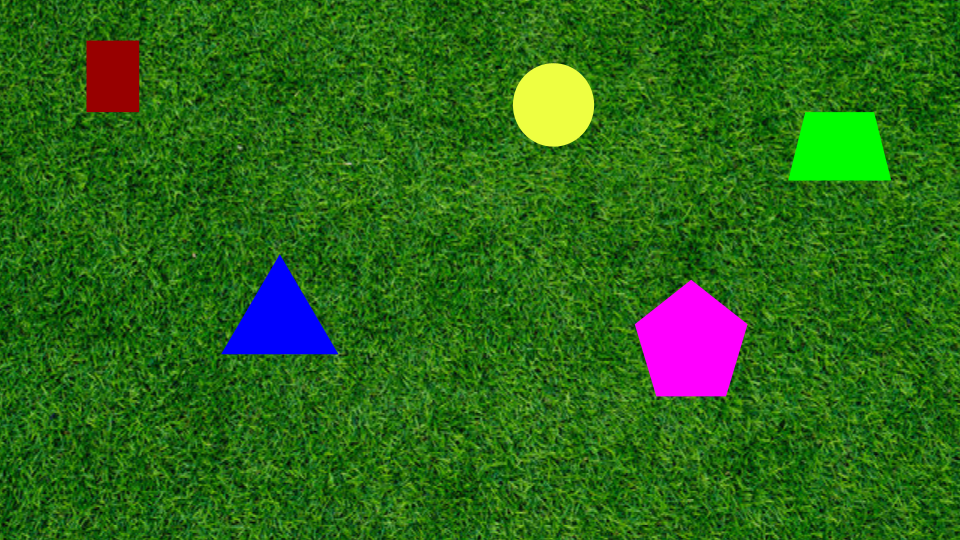
#> input picture Static24.png, 960 x 540 px, given in place of DynamicHard24.mp4, which was not available
$ jupyter execute hsvTesting.ipynb
#> lines starting #> are read from the running program, lines starting #| are printed output that depends on the picture; after the words box and inside, x2 and y2 are one past the last pixel; in counts of white or black regions, pixels touching at a corner belong together; pictures that were not available may be replaced by others from this repository, and a replacement may not be noted
[cell 1]
import cv2
import numpy as np
import matplotlib.pyplot as plt

# --- Frame Extraction Cell ---

video_path = 'DynamicHard24.mp4'
frame_indices = [n * 43 for n in range(12)]

extracted_frames = []

cap = cv2.VideoCapture(video_path)

if not cap.isOpened():
    print(f"Error: Could not open video file {video_path}")
else:
    for index in frame_indices:
        cap.set(cv2.CAP_PROP_POS_FRAMES, index)
        ret, frame = cap.read()
        if ret:
            extracted_frames.append(frame)
        else:
            print(f"Warning: Could not read frame at index {index}")
#> this loop made 12 passes
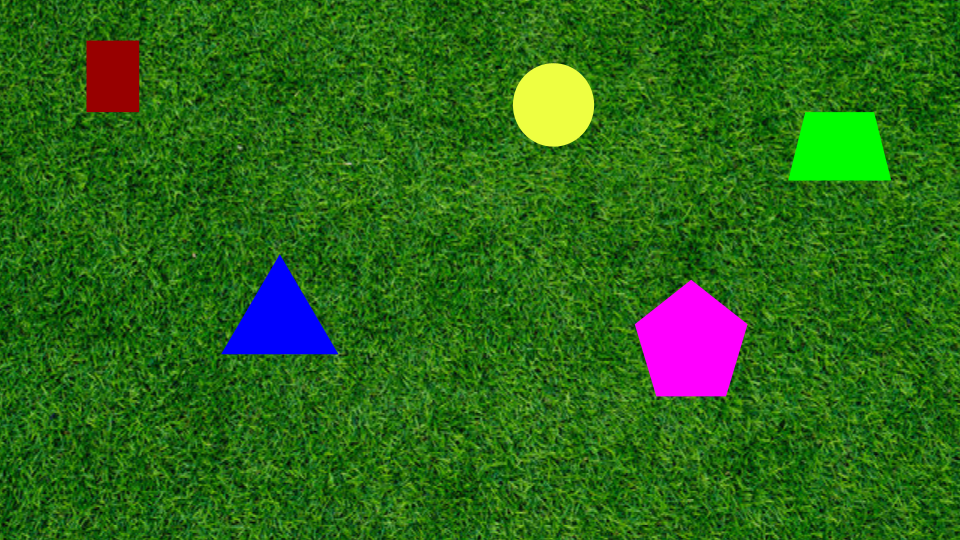
#> input picture Static24.png, 960 x 540 px, given in place of DynamicHard24.mp4, which was not available
#> after the loop, extracted_frames = 12 items
    cap.release()

print(f"Extracted {len(extracted_frames)} frames.")
#| Extracted 12 frames.

# Global variables to store intermediate results for subsequent cells
processed_edges = []
processed_dilated_inverted = []
processed_contours = []

# Define colors (from your original code)
red = (86, 45, 143)
white = (212, 213, 211)
green = (64, 90, 58)
blue = (56, 22, 1)

[cell 2]
fig, axes = plt.subplots(3, 4, figsize=(16, 7))
axes = axes.flatten()

if len(extracted_frames) == 0:
    print("No frames were extracted to display.")
else:
    for i, frame_bgr in enumerate(extracted_frames):
        if i < len(axes):
            rgb_frame = cv2.cvtColor(frame_bgr, cv2.COLOR_BGR2RGB)
            axes[i].imshow(rgb_frame)
            axes[i].set_title(f"Original Frame {frame_indices[i]}")
            axes[i].axis('off')

    for j in range(len(extracted_frames), len(axes)):
        fig.delaxes(axes[j])
#> this loop made 0 passes

plt.tight_layout()
plt.show()

[cell 3]
# Define HSV color range (modify as needed)
lower_hsv = np.array([0, 20, 20])
upper_hsv = np.array([255, 255, 255])

fig, axes = plt.subplots(3, 4, figsize=(16, 9))
axes = axes.flatten()

hsv_binaries = []  # Store binary masks for later use

for i, frame_bgr in enumerate(extracted_frames):
    frame_rgb = cv2.cvtColor(frame_bgr, cv2.COLOR_BGR2RGB)
    frame_hsv = cv2.cvtColor(frame_bgr, cv2.COLOR_BGR2HSV)

    # 1) Create binary mask from HSV range
    hsv_mask = cv2.inRange(frame_hsv, lower_hsv, upper_hsv)

    # 2) Apply Gaussian blur to smooth the mask and reduce noise
    blurred = cv2.GaussianBlur(hsv_mask, (11, 11), 0)

    # 3) Threshold again to get binary mask after blur
    _, clean_mask = cv2.threshold(blurred, 127, 255, cv2.THRESH_BINARY)

    # 4) Morphological operations to remove small noise and fill holes
    kernel = cv2.getStructuringElement(cv2.MORPH_ELLIPSE, (9, 9))
    clean_mask = cv2.morphologyEx(clean_mask, cv2.MORPH_OPEN, kernel, iterations=2)
    clean_mask = cv2.morphologyEx(clean_mask, cv2.MORPH_CLOSE, kernel, iterations=2)

    hsv_binaries.append(clean_mask)  # Save cleaned binary mask

    axes[i].imshow(clean_mask, cmap='gray')
    axes[i].set_title(f"Cleaned HSV Mask Frame {frame_indices[i]}")
    axes[i].axis('off')
#> this loop made 12 passes
#> pass 1, `hsv_mask = cv2.inRange(frame_hsv, lower_hsv, upper_hsv)`:
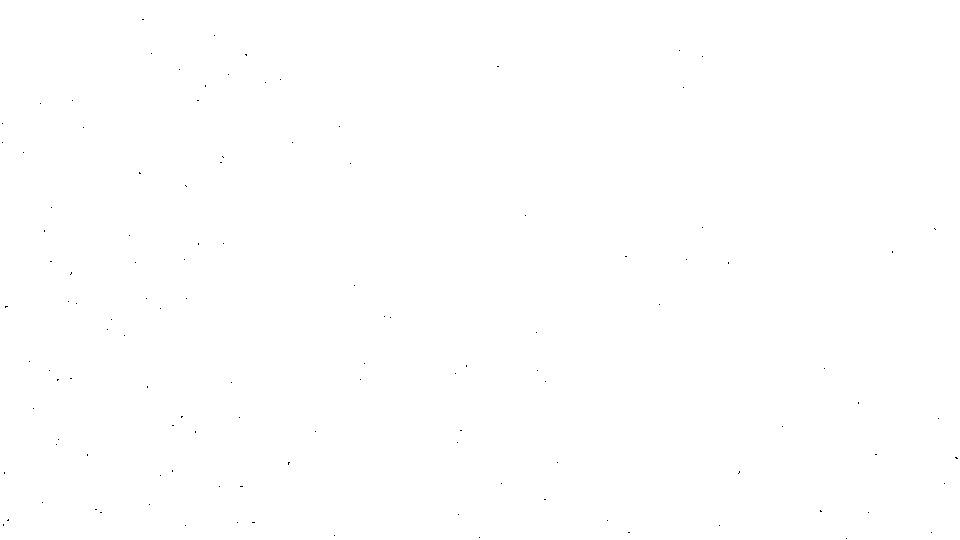
#> hsv_mask: shape (540, 960); 100% white; black in thin lines or dots
#> after the loop, hsv_binaries = 12 items

for j in range(len(extracted_frames), len(axes)):
    fig.delaxes(axes[j])

plt.tight_layout()
plt.show()

[cell 4]
import cv2
import numpy as np
import matplotlib.pyplot as plt

# Your HSV range - adjust as needed
lower_hsv = np.array([0, 0, 0])
upper_hsv = np.array([255, 5, 255])

final_masks = []

fig, axes = plt.subplots(3, 4, figsize=(16, 9))
axes = axes.flatten()

combined_masks = []

for i, frame_bgr in enumerate(extracted_frames):
    frame_rgb = cv2.cvtColor(frame_bgr, cv2.COLOR_BGR2RGB)
    frame_hsv = cv2.cvtColor(frame_bgr, cv2.COLOR_BGR2HSV)

    # 1) HSV mask
    hsv_mask = cv2.inRange(frame_hsv, lower_hsv, upper_hsv)

    # 2) Grayscale + Gaussian blur
    gray = cv2.cvtColor(frame_bgr, cv2.COLOR_BGR2GRAY)
    blur = cv2.GaussianBlur(gray, (5,5), 0)

    # 3) Otsu's threshold
    _, otsu_mask = cv2.threshold(blur, 0, 255, cv2.THRESH_BINARY + cv2.THRESH_OTSU)

    # 4) Combine masks (AND operation)
    combined_mask = cv2.bitwise_and(hsv_mask, otsu_mask)
    combined_masks.append(combined_mask)

    kernel = cv2.getStructuringElement(cv2.MORPH_RECT, (7,7))
    clean_mask = cv2.morphologyEx(combined_mask, cv2.MORPH_CLOSE, kernel)
    clean_mask = cv2.morphologyEx(clean_mask, cv2.MORPH_OPEN, kernel)

    contours, _ = cv2.findContours(clean_mask, cv2.RETR_EXTERNAL, cv2.CHAIN_APPROX_SIMPLE)

    if contours:
        largest_contour = max(contours, key=cv2.contourArea)
        final_mask = np.zeros_like(clean_mask)
        cv2.drawContours(final_mask, [largest_contour], -1, 255, thickness=-1)
    else:
        final_mask = clean_mask

    isolated_trapezoid = cv2.bitwise_and(frame_rgb, frame_rgb, mask=final_mask)

    min_area = 5000
    max_area = 30000
    min_aspect_ratio = 0.5
    max_aspect_ratio = 1.7

    filtered_contours = []
    for cnt in contours:
        area = cv2.contourArea(cnt)
        if min_area < area < max_area:
            x,y,w,h = cv2.boundingRect(cnt)
            aspect_ratio = w / float(h)
            if min_aspect_ratio < aspect_ratio < max_aspect_ratio:
                filtered_contours.append(cnt)

    if filtered_contours:
        largest_contour = max(filtered_contours, key=cv2.contourArea)
        final_mask = np.zeros_like(clean_mask)
        cv2.drawContours(final_mask, [largest_contour], -1, 255, thickness=-1)
    else:
        final_mask = np.zeros_like(clean_mask)

    final_masks.append(final_mask)

    # Display isolated_trapezoid on axes[i]
    axes[i].imshow(final_mask)
    axes[i].set_title(f"Isolated Frame {frame_indices[i]}")
    axes[i].axis('off')

    # Remove unused subplots if any
    for j in range(len(extracted_frames), len(axes)):
        fig.delaxes(axes[j])
#> this loop made 12 passes
#> pass 1, `gray = cv2.cvtColor(frame_bgr, cv2.COLOR_BGR2GRAY)`:
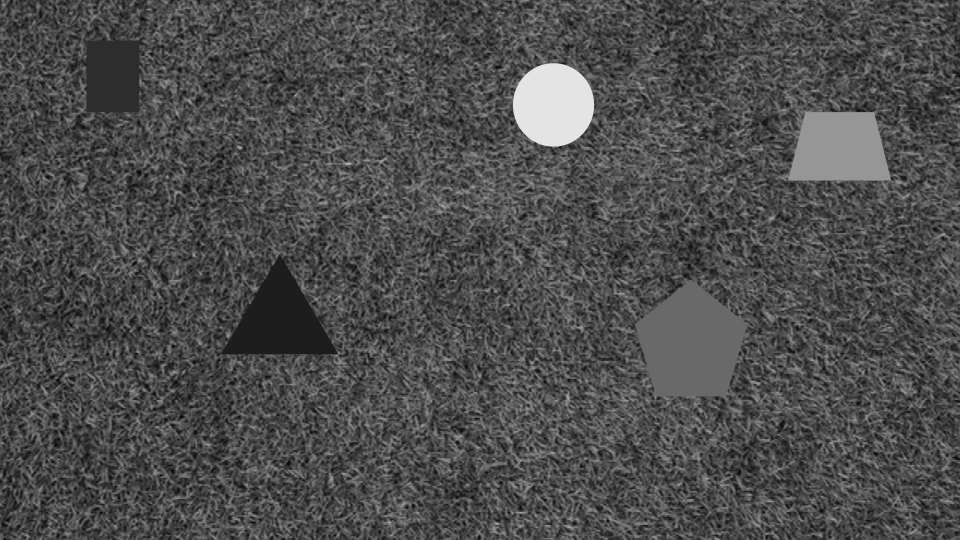
#> gray: shape (540, 960); min 6, max 228, mean 77.3
#> pass 1, `_, otsu_mask = cv2.threshold(blur, 0, 255, cv2.THRESH_BINARY + cv2.THR..`:
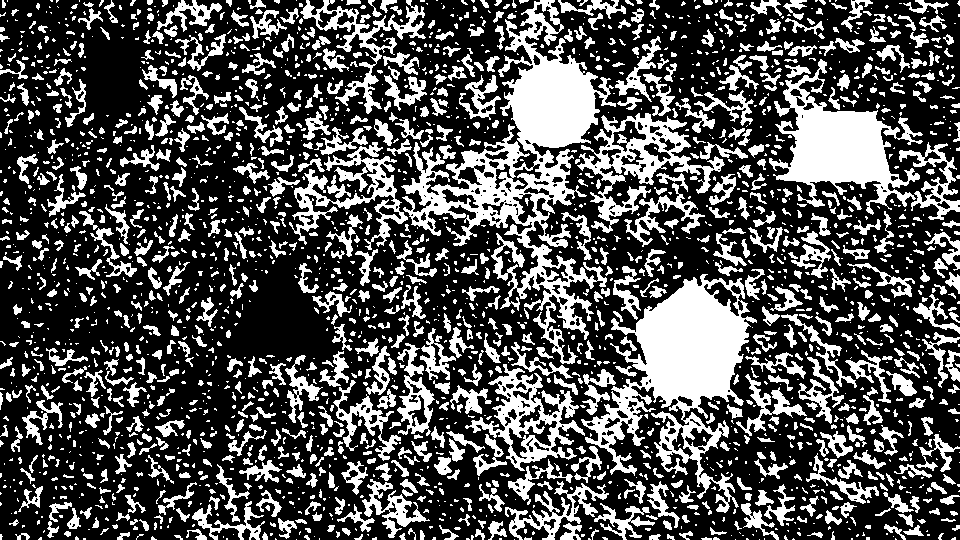
#> otsu_mask: shape (540, 960); 32% white; 2516 white regions (1516 under 20 px), largest, box (x1, y1, x2, y2) and area: (401, 0, 616, 364) 20009, (581, 274, 757, 513) 15390, (769, 59, 923, 215) 9048
#> after the loop: clean_mask: shape (540, 960); every value is 0
#> after the loop, combined_masks = 12 items; final_masks = 12 items

plt.tight_layout()
plt.show()

[cell 5]
fig, axes = plt.subplots(3, 4, figsize=(16, 9))
axes = axes.flatten()

for i in range(len(extracted_frames)):
    frame_rgb = cv2.cvtColor(extracted_frames[i], cv2.COLOR_BGR2RGB)

    # Combine masks from previous cells:
    union_mask = cv2.bitwise_or(hsv_binaries[i], final_masks[i])

    union_masked_rgb = cv2.bitwise_and(frame_rgb, frame_rgb, mask=union_mask)

    axes[i].imshow(union_masked_rgb)
    axes[i].set_title(f"Combined Mask Frame {frame_indices[i]}")
    axes[i].axis('off')

for j in range(len(extracted_frames), len(axes)):
    fig.delaxes(axes[j])

plt.tight_layout()
plt.show()

[cell 6]
import cv2
import numpy as np
import matplotlib.pyplot as plt

# Colors for drawing text and circles (BGR)
red = (0, 0, 255)
blue = (255, 0, 0)
white = (255, 255, 255)

fig, axes = plt.subplots(3, 4, figsize=(16, 9))
axes = axes.flatten()

area_threshold = 1000  # minimum contour area to consider

for i in range(len(extracted_frames)):
    frame_bgr = extracted_frames[i]
    frame_rgb = cv2.cvtColor(frame_bgr, cv2.COLOR_BGR2RGB)

    # Combine masks from your previous cells
    union_mask = cv2.bitwise_or(hsv_binaries[i], final_masks[i])

    # Find contours on the combined mask
    contours, _ = cv2.findContours(union_mask, cv2.RETR_EXTERNAL, cv2.CHAIN_APPROX_SIMPLE)

    # Make a copy of the original image to draw on
    overlay = frame_rgb.copy()

    shape_count = 0
    for cnt in contours:
        area = cv2.contourArea(cnt)
        if area > area_threshold:
            shape_count += 1
            # Approximate contour to reduce number of points
            perimeter = cv2.arcLength(cnt, True)
            epsilon = 0.01 * perimeter
            approx = cv2.approxPolyDP(cnt, epsilon, True)

            # Draw the contour outline (green lines)
            cv2.drawContours(overlay, [approx], -1, (0, 255, 0), 10)

            # Calculate contour center
            M = cv2.moments(approx)
            if M["m00"] != 0:
                cX = int(M["m10"] / M["m00"])
                cY = int(M["m01"] / M["m00"])
                # Draw center circle
                cv2.circle(overlay, (cX, cY), 5, red, -1)

                # Put text labels: shape number and coordinates with white outline for visibility
                cv2.putText(overlay, f"Shape {shape_count}", (cX + 10, cY + 10),
                            cv2.FONT_HERSHEY_SIMPLEX, 0.6, red, 3)
                cv2.putText(overlay, f"Shape {shape_count}", (cX + 10, cY + 10),
                            cv2.FONT_HERSHEY_SIMPLEX, 0.6, white, 1)

                coord_text = f"({cX}, {cY})"
                cv2.putText(overlay, coord_text, (cX - 40, cY + 35),
                            cv2.FONT_HERSHEY_SIMPLEX, 0.6, blue, 3)
                cv2.putText(overlay, coord_text, (cX - 40, cY + 35),
                            cv2.FONT_HERSHEY_SIMPLEX, 0.6, white, 1)

    axes[i].imshow(overlay)
    axes[i].set_title(f"Outlined Frame {frame_indices[i]}")
    axes[i].axis('off')
#> frame_bgr is the input picture: shape (540, 960, 3); mean B, G, R 24.5, 104.6, 44
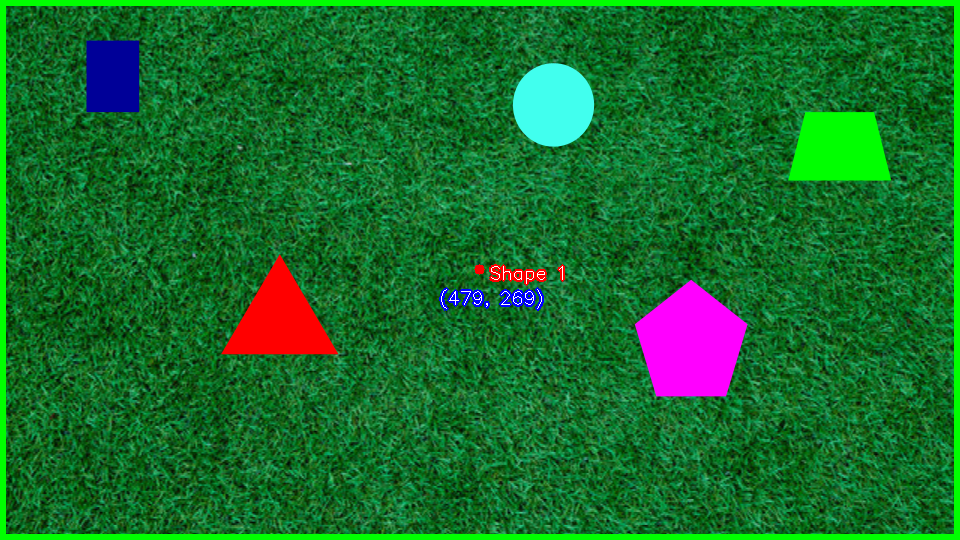
#> overlay: shape (540, 960, 3); mean B, G, R 43.3, 109.6, 24.4

# Remove any unused axes (if fewer than 12 frames)
for j in range(len(extracted_frames), len(axes)):
    fig.delaxes(axes[j])

plt.tight_layout()
plt.show()
